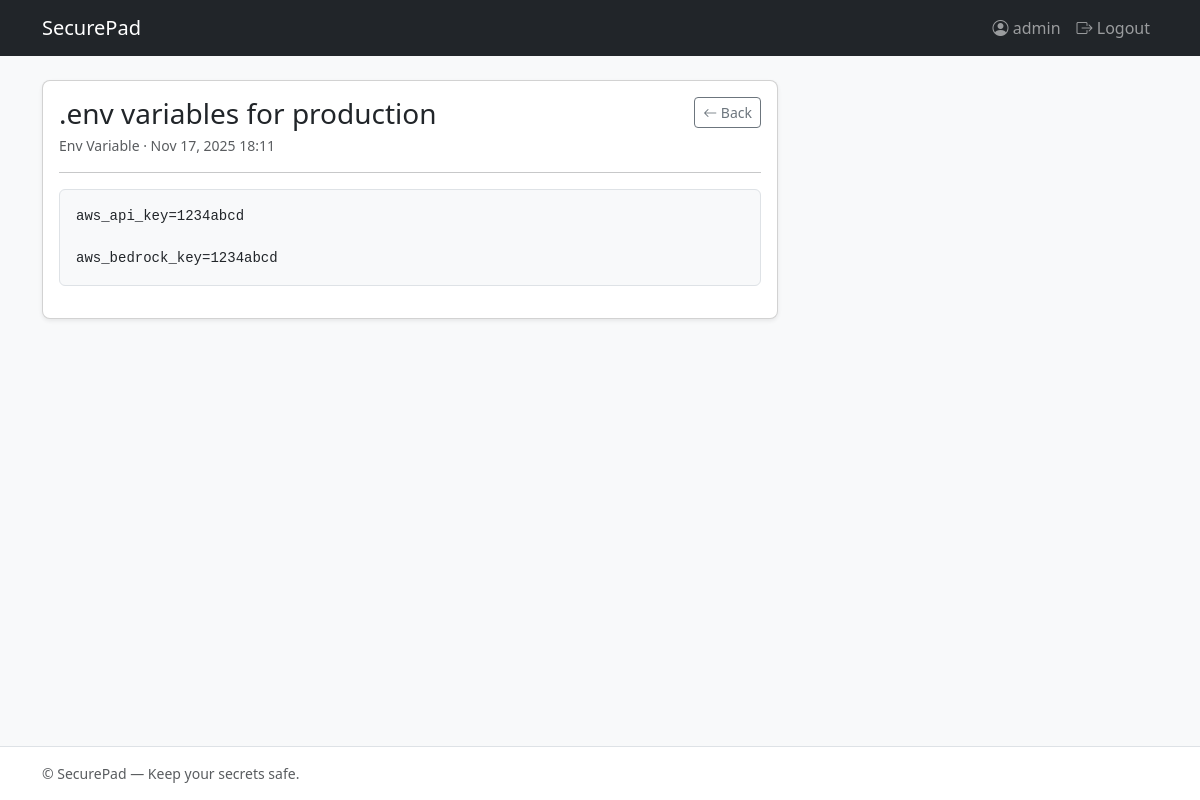
/item/1/ (signed in), run on the app's committed database.
### vault/models.py (models this page shows, shortened)
class SecretItem(models.Model):
    NOTE = 'NOTE'
    SECRET = 'SECRET'
    ENV = 'ENV'
    ITEM_TYPE_CHOICES = [
        (NOTE, 'Note'),
        (SECRET, 'Secret'),
        (ENV, 'Env Variable'),
    ]
    owner = models.ForeignKey(User, on_delete=models.CASCADE, related_name='secret_items')
    title = models.CharField(max_length=200)
    content = models.TextField(null=True, blank=True)  # legacy plaintext (for migration)
    content_encrypted = models.BinaryField(null=True, editable=False)
    item_type = models.CharField(max_length=10, choices=ITEM_TYPE_CHOICES, default=NOTE)
    created_at = models.DateTimeField(auto_now_add=True)
    class Meta:
        ordering = ['-created_at']

### vault/views.py (the view)
# urls.py: path('item/<int:pk>/', views.item_detail, name='item_detail'),
@login_required
def item_detail(request, pk):
    item = get_object_or_404(SecretItem, pk=pk, owner=request.user)
    dek = cache.get(f'dek:{request.session.session_key}')
    if item.content_encrypted and dek:
        try:
            item.decrypted_display = decrypt_with_dek(dek, item.content_encrypted)
        except Exception:
            item.decrypted_content = '<error decrypting>'
    else:
        item.decrypted_display = item.content or ''
    return render(request, 'vault/item_detail.html', {'item': item})

### vault/templates/vault/item_detail.html (shortened to what this page needs)
{% extends 'vault/base.html' %}
{% block content %}
<div class="row">
    <div class="col-md-8">
        <div class="card shadow-sm">
            <div class="card-body">
                <div class="d-flex justify-content-between align-items-start">
                    <div>
                        <h3 class="card-title mb-1">{{ item.title }}</h3>
                        <div class="text-muted small">{{ item.get_item_type_display }} &middot; {{ item.created_at|date:'M d, Y H:i' }}</div>
                    </div>
                    <div>
                        <a class="btn btn-outline-secondary btn-sm" href="{% url 'vault:dashboard' %}"><i class="bi bi-arrow-left"></i> Back</a>
                    </div>
                </div>
                <hr>
                <div>
                    {% if item.item_type == 'SECRET' %}
                        <div id="secret-content" class="mb-3">
                            <button id="toggle-secret" class="btn btn-sm btn-primary mb-2">Show secret</button>
                            <pre class="secret-value d-none p-3 border rounded bg-light">{{ item.decrypted_display }}</pre>
                        </div>
                    {% else %}
                        <pre class="p-3 border rounded bg-light">{{ item.decrypted_display }}</pre>
                    {% endif %}
                </div>
            </div>
        </div>
    </div>
</div>
{% endblock %}

### vault/templates/vault/base.html (shortened to what this page needs)
<!DOCTYPE html>
<html lang="en">
<head>
    <link href="https://cdn.jsdelivr.net/npm/bootstrap@5.3.2/dist/css/bootstrap.min.css" rel="stylesheet">
    <link href="https://cdn.jsdelivr.net/npm/bootstrap-icons@1.11.4/font/bootstrap-icons.css" rel="stylesheet">
    {% load static %}
    <link href="{% static 'vault/css/custom.css' %}" rel="stylesheet">
</head>
<body class="bg-light">
    <nav class="navbar navbar-expand-lg navbar-dark bg-dark">
        <div class="container">
            <a class="navbar-brand" href="{% url 'vault:dashboard' %}">SecurePad</a>
            <div class="collapse navbar-collapse" id="navbarNav">
                <ul class="navbar-nav ms-auto">
                    {% if request.user.is_authenticated %}
                    <li class="nav-item">
                        <a class="nav-link" href="#"><i class="bi bi-person-circle"></i> {{ request.user.username }}</a>
                    </li>
                    <li class="nav-item">
                        <a class="nav-link" href="{% url 'logout' %}"><i class="bi bi-box-arrow-right"></i> Logout</a>
                    </li>
                    {% else %}
                    <li class="nav-item">
                        <a class="nav-link" href="{% url 'login' %}">Login</a>
                    </li>
                    {% endif %}
                </ul>
            </div>
        </div>
    </nav>
    <main class="container mt-4">
        {% block content %}{% endblock %}
    </main>
    <footer class="mt-5 py-3 bg-white border-top">
        <div class="container text-muted small">&copy; SecurePad — Keep your secrets safe.</div>
    </footer>
</body>
</html>

### vault/static/vault/css/custom.css (style rules this page uses)
.card { border-radius: 8px; }
html, body { height: 100%; }
body { display: flex; flex-direction: column; min-height: 100vh; }
main.container { flex: 1 0 auto; }
footer { flex-shrink: 0; }

### data on the page
SecretItem: title ".env variables for production", item_type "Env Variable", created_at "Nov 17, 2025 18:11", decrypted_display "aws_api_key=1234abcd aws_bedrock_key=1234abcd"

### other printed values
{{ request.user.username }} "admin"
